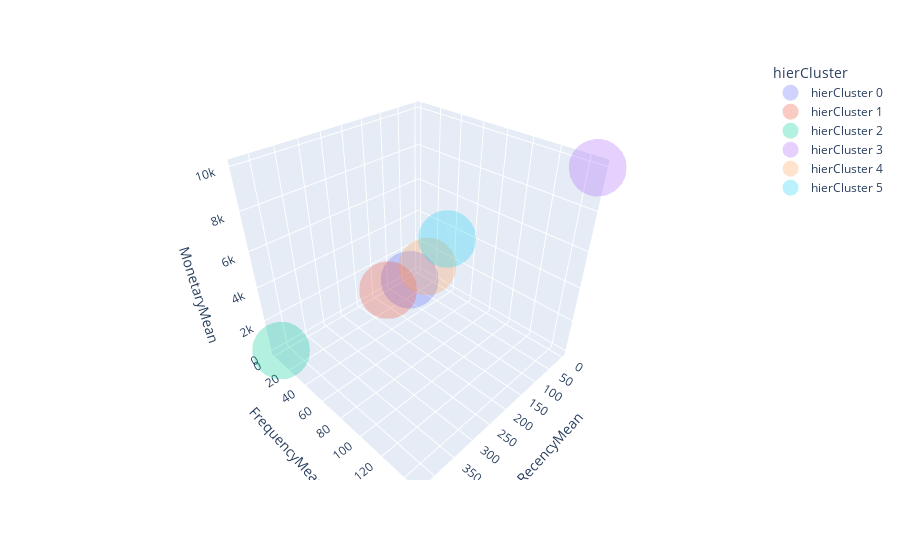

The notebook cell saved with this chart:
### Markdown cell above
- Cluster 0 and 1 exhibit significant overlap.

### Code cell
import plotly.express as px

fig = px.scatter_3d(rfm_agg3, x='RecencyMean', y='FrequencyMean', z='MonetaryMean',
                    color = 'hierCluster', opacity=0.3)
fig.update_traces(marker=dict(size=20),

                  selector=dict(mode='markers'))
fig.show()

### Figure 1 — Plotly figure (JSON) as saved in the notebook; plotly's stock layout.template omitted (floating-point values rounded to 4 significant figures)
{"data": [{"hovertemplate": "hierCluster=hierCluster 0<br>RecencyMean=%{x}<br>FrequencyMean=%{y}<br>MonetaryMean=%{z}<extra></extra>", "legendgroup": "hierCluster 0", "marker": {"color": "#636efa", "opacity": 0.3, "size": 20, "symbol": "circle"}, "mode": "markers", "name": "hierCluster 0", "scene": "scene", "showlegend": true, "type": "scatter3d", "x": [69], "y": [13], "z": [552]}, {"hovertemplate": "hierCluster=hierCluster 1<br>RecencyMean=%{x}<br>FrequencyMean=%{y}<br>MonetaryMean=%{z}<extra></extra>", "legendgroup": "hierCluster 1", "marker": {"color": "#EF553B", "opacity": 0.3, "size": 20, "symbol": "circle"}, "mode": "markers", "name": "hierCluster 1", "scene": "scene", "showlegend": true, "type": "scatter3d", "x": [124], "y": [6], "z": [229]}, {"hovertemplate": "hierCluster=hierCluster 2<br>RecencyMean=%{x}<br>FrequencyMean=%{y}<br>MonetaryMean=%{z}<extra></extra>", "legendgroup": "hierCluster 2", "marker": {"color": "#00cc96", "opacity": 0.3, "size": 20, "symbol": "circle"}, "mode": "markers", "name": "hierCluster 2", "scene": "scene", "showlegend": true, "type": "scatter3d", "x": [425], "y": [2], "z": [48]}, {"hovertemplate": "hierCluster=hierCluster 3<br>RecencyMean=%{x}<br>FrequencyMean=%{y}<br>MonetaryMean=%{z}<extra></extra>", "legendgroup": "hierCluster 3", "marker": {"color": "#ab63fa", "opacity": 0.3, "size": 20, "symbol": "circle"}, "mode": "markers", "name": "hierCluster 3", "scene": "scene", "showlegend": true, "type": "scatter3d", "x": [2], "y": [147], "z": [9980]}, {"hovertemplate": "hierCluster=hierCluster 4<br>RecencyMean=%{x}<br>FrequencyMean=%{y}<br>MonetaryMean=%{z}<extra></extra>", "legendgroup": "hierCluster 4", "marker": {"color": "#FFA15A", "opacity": 0.3, "size": 20, "symbol": "circle"}, "mode": "markers", "name": "hierCluster 4", "scene": "scene", "showlegend": true, "type": "scatter3d", "x": [51], "y": [28], "z": [1808]}, {"hovertemplate": "hierCluster=hierCluster 5<br>RecencyMean=%{x}<br>FrequencyMean=%{y}<br>MonetaryMean=%{z}<extra></extra>", "legendgroup": "hierCluster 5", "marker": {"color": "#19d3f3", "opacity": 0.3, "size": 20, "symbol": "circle"}, "mode": "markers", "name": "hierCluster 5", "scene": "scene", "showlegend": true, "type": "scatter3d", "x": [52], "y": [49], "z": [4272]}], "layout": {"legend": {"title": {"text": "hierCluster"}, "tracegroupgap": 0}, "margin": {"t": 60}, "scene": {"domain": {"x": [0, 1], "y": [0, 1]}, "xaxis": {"title": {"text": "RecencyMean"}}, "yaxis": {"title": {"text": "FrequencyMean"}}, "zaxis": {"title": {"text": "MonetaryMean"}}}}}
